Frame 1 (no input): blank canvas, image omitted
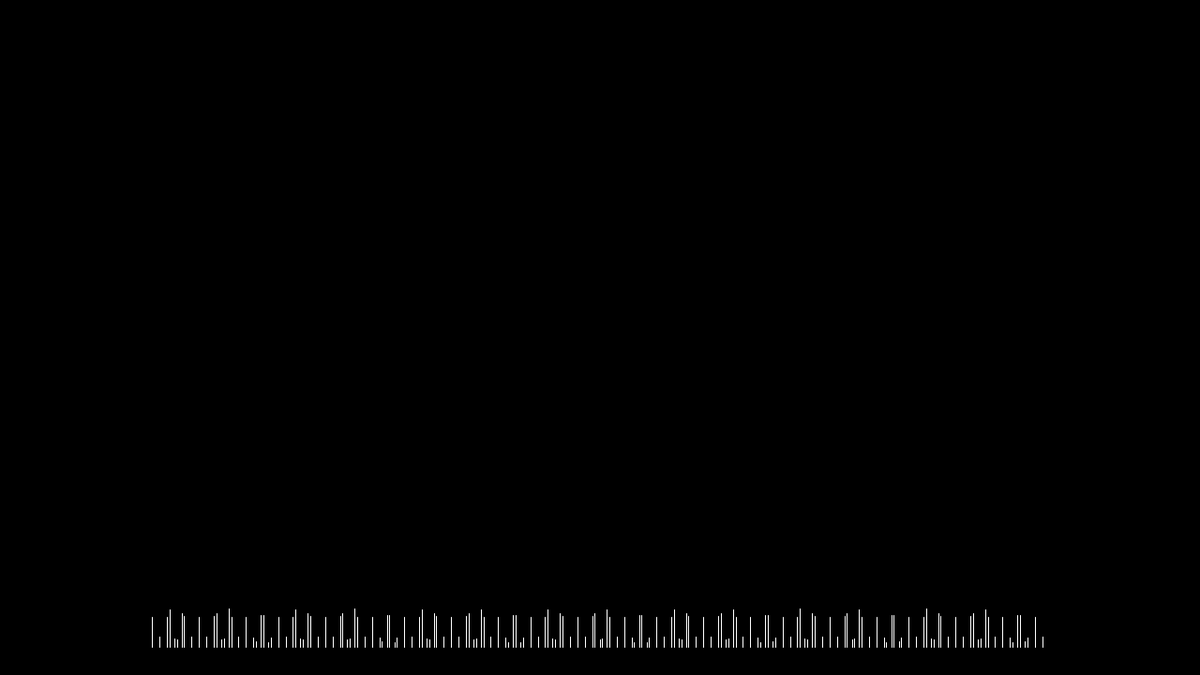
Frame 60 (the mouse pressed at the canvas centre just before this capture)
Frame 120 (the mouse held since frame 60 and released just before this capture): blank canvas, image omitted

The Processing sketch that drew this single still picture (run headless with seeded random() and noise(); from frame 60 on, the mouse is pressed at the canvas centre):

// Processing sketch: day_len
// ── day_len.pde
final float zenith = 1.58533;
float t = 0;

public float solar_dec(int N) {
  return acos(0.39795*cos(0.98563*(N - 173)));
}

public float[] day_len(float lat) {
  float[] days = new float[364];
  for(int i = 0; i < days.length; i++) {
    days[i] = 2.0 * ha_sunrise(solar_dec(i), lat) / 15.0;
  }
  return days;
}

public float ha_sunrise(float solar_dec, float lat) {
  return acos(cos(zenith) / (cos(lat) * cos(solar_dec)) - tan(lat) * tan(solar_dec));
}

public void draw() {
  background(0);
  stroke(255);
  fill(255);
  //translate(width / 2, height / 2, -50);
  //sphere(20);
  int start_X = width / 8;
  int end_X = width - start_X * 2;
  t += t < 90 ? 1 : -t;
  float[] vals = day_len(t);
  
  for(int i = 0; i < vals.length; i++) {
    float x = i / (float) vals.length * end_X + start_X;
    line(x, height - 30, x, height - 30 - vals[i] * 100);  
  }
}

public void setup() {
  size(1280, 720);
  frameRate(60);
}
